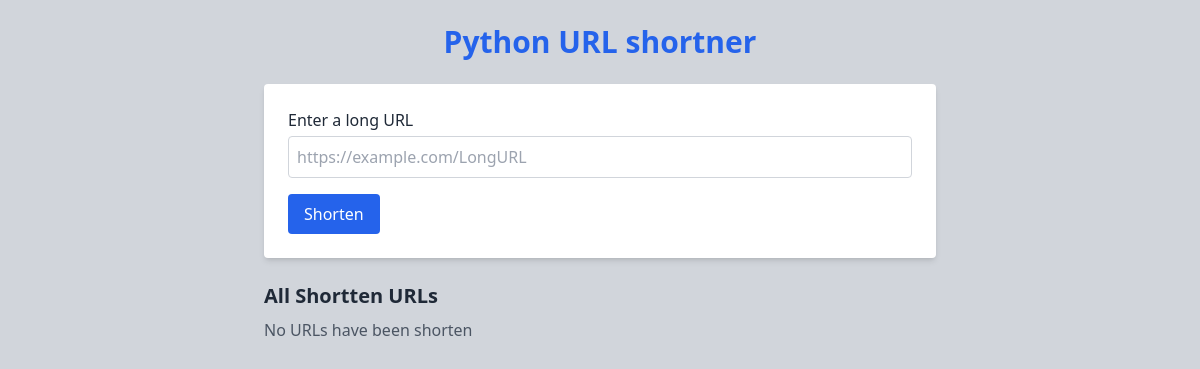
The app's page /, older data.
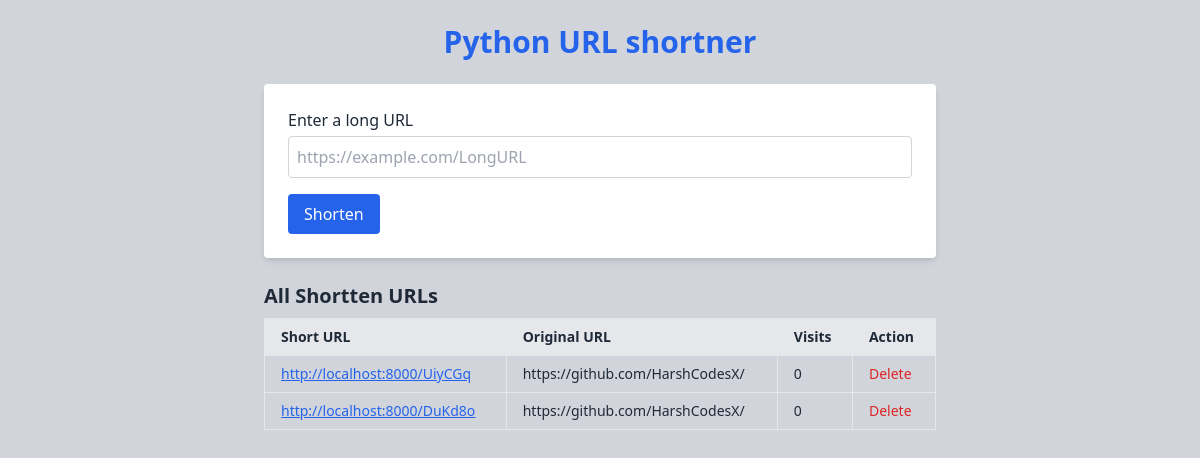
The same page, newer data.
### tables this page shows
CREATE TABLE urls(
                id INTEGER PRIMARY KEY AUTOINCREMENT,
                original_url TEXT NOT NULL,
                short_code TEXT UNIQUE NOT NULL,
                visit_count INTEGER DEFAULT 0
            );

### app.py (the view)
@app.route("/", methods=['GET', 'POST'])
def index():
    if request.method == 'POST':
        original_url = request.form['url']
        short_code = generate_short_code()
        insert_url(original_url, short_code)
        return redirect("/")
    all_urls = get_all_urls()
    return render_template('index.html', all_urls=all_urls)

### models.py (called while the page is built)
def get_all_urls():
    with sqlite3.connect(DB_NAME) as conn:
        cur = conn.execute('''
            SELECT original_url, short_code, visit_count
            FROM urls
            ORDER by id DESC
        ''')
        return cur.fetchall()

### templates/index.html (shortened to what this page needs)
<!DOCTYPE html>
<html lang="en">
<head>
    <script src="https://cdn.tailwindcss.com"></script>
</head>
<body class="bg-gray-300 text-gray-800 font-sans p-6">
    <div class="max-w-2xl mx-auto">
        <h1 class="text-3xl font-bold mb-6 text-center text-blue-600">Python URL shortner</h1>
        <form method="POST" class="bg-white shadow-md rounded p-6 mb-6 space-y-4">
            <label class="block">
                <span class="text-gray-70">Enter a long URL</span>
                <input type="text" name="url" class="mt-1 block w-full border border-gray-300 rounded p-2" placeholder="https://example.com/LongURL">
            </label>
            <button class="bg-blue-600 text-white px-4 py-2 rounded hover:bg-blue-700" type="submit">Shorten</button>
        </form>
        <h2 class="text-xl font-semibold mb-2">All Shortten URLs</h2>
        {% if all_urls %}
        <div class="overflow-x-auto">
            <table class="w-full border border-collapse border-gray-500 text-sm">
                <thead class="bg-gray-200">
                    <tr>
                        <th class="border px-4 py-2 text-left">Short URL</th>
                        <th class="border px-4 py-2 text-left">Original URL</th>
                        <th class="border px-4 py-2 text-left">Visits</th>
                        <th class="border px-4 py-2 text-left">Action</th>
                    </tr>
                </thead>
                <tbody>
                    {% for url in all_urls %}
                        <tr class="hover:bg-gray-100">
                            <td class="border px-4 py-2 text-blue-600 underline">
                                <a href="/{{ url[1] }}" target="_blank">
                                    http://localhost:8000/{{url[1]}}
                                </a>
                            </td>
                            <td class="border px-4 py-2">
                                {{url[0]}}
                            </td>
                            <td class="border px-4 py-2">
                                {{url[2]}}
                            </td>
                            <td class="border px-4 py-2">
                                <form action="/delete/{{url[1]}}" method="POST" onsubmit="return confirm('Delete this short url?')">
                                    <button type="submit" class="text-red-600">Delete</button>
                                </form>
                            </td>
                        </tr>
                    {% endfor %}
                </tbody>
            </table>
        </div>
        {%else%}
        <p class="text-gray-600">No URLs have been shorten</p>
        {% endif %}
    </div>
</body>
</html>

Row changes from the older to the newer data that the page shows:
added urls: short_code "UiyCGq", original_url "https://github.com/HarshCodesX/", visit_count "0"
added urls: short_code "DuKd8o", original_url "https://github.com/HarshCodesX/", visit_count "0"
Text that changed along with them:
text no longer shown: "No URLs have been shorten"
text now shown: "Short URL Original URL Visits Action"
